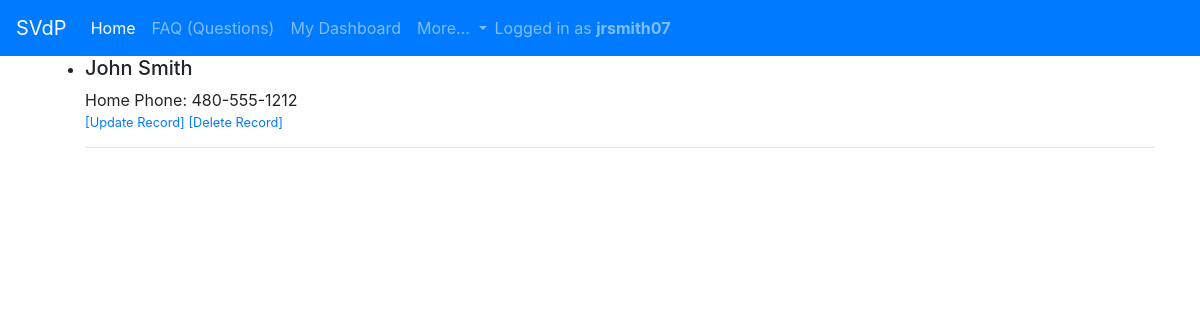
Screenshot of /home/contact_list/ (signed in) with the database file from the repository.
### home/models.py (models this page shows, shortened)
class Contact(models.Model):
    username = models.OneToOneField(User, on_delete=models.CASCADE, unique = True, null = True)
    first_name = models.CharField(max_length=200)
    middle_initial = models.CharField(max_length=10, blank=True)
    last_name = models.CharField(max_length=200)
    address1 = models.CharField(max_length=200)
    address2 = models.CharField(max_length=200, blank=True)
    city = models.CharField(max_length=200)
    state = models.CharField(max_length=200, default = 'AZ')
    zipcode = models.CharField(max_length=200)
    mobile_phone = models.CharField(max_length=200)
    home_phone = models.CharField(max_length=200, blank=True)
    email = models.CharField(max_length=200)
    DOB = models.DateField()
    veteran = models.BooleanField()

### home/views.py (the view)
# urls.py: path('contact_list/', login_required(ContactModelList.as_view()), name='contact_list' ),
class ContactModelList(ListView):
    model = Contact
    def get_queryset(self):
        return self.model.objects.filter(username=self.request.user)

### home/templates/home/contact_list.html (shortened to what this page needs)
{% extends "base.html" %}
{% load static %}
{% block content %}
<ul>
    {% for object in object_list %}
      <li>
         <h5>{{ object.first_name }} {{ object.last_name }}</h5>
         Home Phone: {{ object.home_phone }}<br>
      </li>
      <h6><small><a href="/home/contact_update/{{ object.id }}/">[Update Record]</a>
      <a href="/home/contact_delete/{{ object.id }}/">[Delete Record]</a></small></h6>
      <hr/>
    {% empty %}
      <li>No Contact Information yet.</li>
      <br><a href="../">Add Record</a>
    {% endfor %}
</ul>
{% endblock %}

### templates/base.html (shortened to what this page needs)
<!DOCTYPE html>
<html>
  <head>
    <link rel="stylesheet" href="https://stackpath.bootstrapcdn.com/bootstrap/4.5.2/css/bootstrap.min.css">
  </head>
  <body>
    <nav class="navbar navbar-expand-lg navbar-dark bg-primary">
      <a class="navbar-brand" href="#">SVdP</a>
      <div class="collapse navbar-collapse" id="navbarNavDropdown">
        <ul class="navbar-nav">
          <li class="nav-item active">
            <a class="nav-link" href="/home">Home <span class="sr-only">(current)</span></a>
          </li>
          <li class="nav-item">
            <a class="nav-link" href="/home/hpapp_faq">FAQ (Questions)</a>
          </li>
          {% if user.is_authenticated %}
              <li class="nav-item">
                <a class="nav-link" href="{% url 'home:dashboard' %}">My Dashboard</a>
              </li>
          {% endif %}
          <li class="nav-item dropdown">
            <a class="nav-link dropdown-toggle" href="#" id="navbarDropdownMenuLink" role="button" data-toggle="dropdown" aria-haspopup="true" aria-expanded="false">
              More...
            </a>
          </li>
        </ul>
        {% if user.is_authenticated %}
        <span class="navbar-text">
          Logged in as <b>{{ user.username }}</b>
        </span>
        {% endif %}
      </div>
    </nav>
    {% block body %}
    <div class="container">
      {% block content %}
      {% endblock %}
      {% endblock %}
   </div>
  </body>
</html>

### rows the page displays
Contact: first_name "John", last_name "Smith", home_phone "480-555-1212"

### other values shown
{{ user.username }} "jrsmith07"
